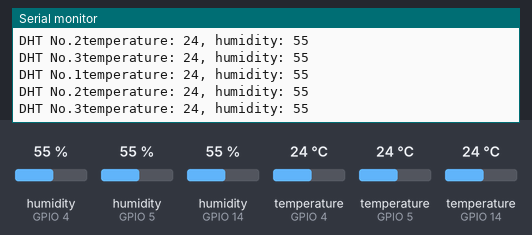
Bench run of a sketch on a simulated ESP8266 (NodeMCU). On the bench: the last lines printed to the serial monitor. The test bench sets the inputs (shaded band); at power-on: humidity (sensors on GPIO 4, GPIO 5, GPIO 14) 55 %, temperature (sensors on GPIO 4, GPIO 5, GPIO 14) 24 °C.

Above: at 6.8 s.
6.9 s: humidity (sensor on GPIO 4) set to 22 %
At 10.7 s:
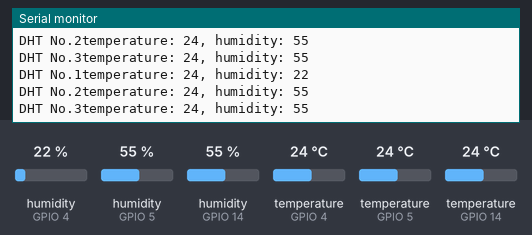
12.3 s: humidity (sensor on GPIO 5) set to 22 %
At 14.9 s:
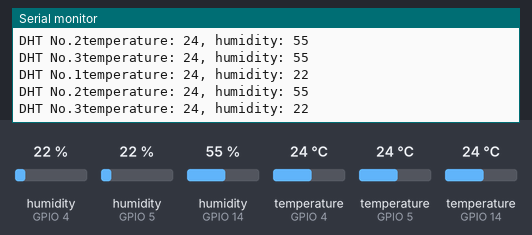
17.7 s: humidity (sensor on GPIO 14) set to 22 %
At 19.2 s:
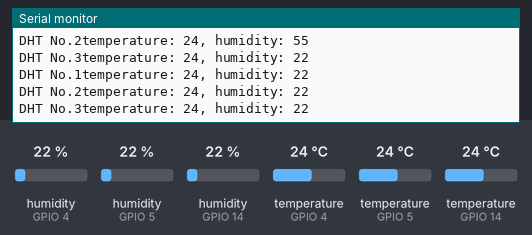
Timing chart, 0 to 20.7 s (numbered marks = the images above; inputs shaded):
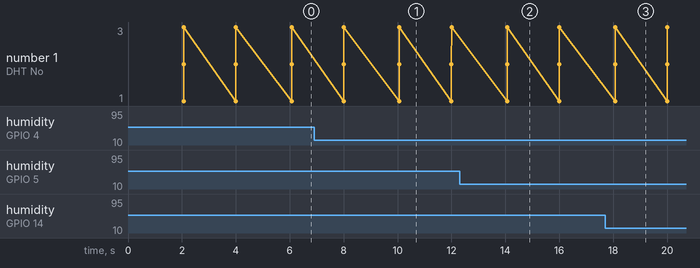

Measured:
- after the input at 6.9 s, the serial monitor: prints a new line after 3.2 s (image 1)
- after the input at 12.3 s, the serial monitor: prints a new line after 1.8 s (image 2)
- after the input at 17.7 s, the serial monitor: prints a new line after 0.37 s (image 3)

The sketch:

TimerSensingExample.ino
```cpp
#include <DHT.h>
#include <Ticker.h>

// DHT 사용하는 GPIO핀 번호들
#define DHTPIN1 4
#define DHTPIN2 14
#define DHTPIN3 5

/* Number of DHT and Type */
#define DHTTYPE DHT11
#define NUM_OF_DHT 3

// Initialize DHT sensor.
DHT dht1(DHTPIN1, DHTTYPE);
DHT dht2(DHTPIN2, DHTTYPE);
DHT dht3(DHTPIN3, DHTTYPE);

Ticker sensingTicker;
// 센싱을 한 회수
uint32_t count = 0;

uint32_t temperature[NUM_OF_DHT] = {0, };
uint32_t humidity[NUM_OF_DHT] = {0, };

void sensingAndPrint() {
  // 습도 정보 센싱 (내부에 센서의 값을 읽어오는 함수 있음)
  // 따라서 온도를 센싱하기 전에 습도를 먼저 센싱하는 것을 추천함.
  sensingHumidity(humidity);
  // 온도 정보 센싱
  sensingTemperature(temperature);
  // 센싱된 데이터 시리얼로 출력
  printSensingData(temperature, humidity);

  if( count++ == 10 ) sensingTicker.detach();
}

void setup() {
  Serial.begin(115200);

  dht1.begin();
  dht2.begin();
  dht3.begin();

  // 2초마다 콜백함수 콜
  sensingTicker.attach(2, sensingAndPrint);

  Serial.println("start sensing");
}

void loop() {
  // put your main code here, to run repeatedly:

}

void sensingTemperature(uint32_t temperature[]) {
  // 온도 센싱. (섭씨)
  // 파라미터로 true를 넘기면 화씨로 측정가능
  temperature[0] = (uint32_t)dht1.readTemperature();
  temperature[1] = (uint32_t)dht2.readTemperature();
  temperature[2] = (uint32_t)dht3.readTemperature();
}

void sensingHumidity(uint32_t humidity[]) {
  humidity[0] = (uint32_t)dht1.readHumidity();
  humidity[1] = (uint32_t)dht2.readHumidity();
  humidity[2] = (uint32_t)dht3.readHumidity();
}

void printSensingData(uint32_t temperature[], uint32_t humidity[]) {
  for (int i = 0; i < NUM_OF_DHT; i++) {
    Serial.print("DHT No.");
    Serial.print(i + 1);
    Serial.print("temperature: ");
    Serial.print(temperature[i]);
    Serial.print(", humidity: ");
    Serial.print(humidity[i]);
    Serial.println();
  }
  Serial.println();
}
```
